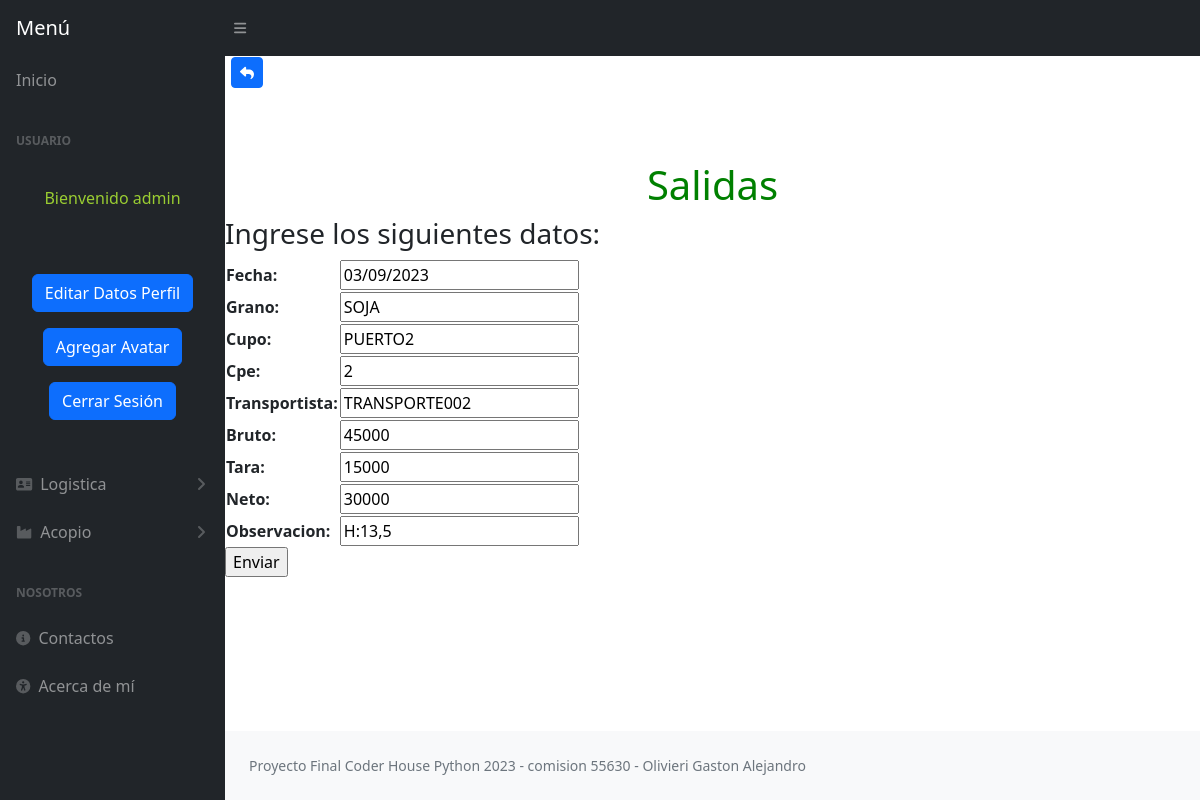
Screenshot of /update_salidas/2/ (signed in) with the database file from the repository.
### aplicacion1/models.py (models this page shows, shortened)
class Salida(models.Model):
    fecha = models.CharField(max_length=10, blank=False)
    grano = models.CharField(max_length=10, blank=False)
    cupo = models.CharField(max_length=100, blank=False)
    cpe = models.IntegerField(blank=False)
    transportista = models.CharField(max_length=100)
    bruto = models.IntegerField()
    tara = models.IntegerField()
    neto = models.IntegerField()
    observacion = models.CharField(max_length=250)
    class Meta:
        verbose_name = "Salida"
        verbose_name_plural = "Salidas"

### aplicacion1/views.py (the view)
# urls.py: path('update_salidas/<int:pk>/', SalidaUpdate.as_view(), name="update_salidas" ),
class SalidaUpdate(LoginRequiredMixin, UpdateView):
    model = Salida
    fields = ['fecha', 'grano', 'cupo', 'cpe', 'transportista', 'bruto', 'tara', 'neto', 'observacion']
    success_url = reverse_lazy('salidas')

### aplicacion1/templates/aplicacion1/salida_form.html (shortened to what this page needs)
{% extends 'aplicacion1/base.html' %}
{% load static %}
{% block Atras %}
<table>
    <tr>
        <td width="5">
        </td>
        <td>
            <a
            href="{% url 'salidas' %}"
            class="btn btn-primary btn-sm"
            ><i class="fa-solid fa-reply"></i>
            </a>
        </td>
    </tr>
</table>
{% endblock Atras %}
{% block Titulo %}
<div class="text-center t">
    <br>
    <br>
    <br>
    <h1 style="color: green;">Salidas</h1>
</div>
{% endblock Titulo %}
{% block Contenido %}
<h3>Ingrese los siguientes datos:</h3>
    <form action="" method="POST">
        <table>
            {{ form.as_table }}
        </table>
        <input type="submit" value="Enviar">
    </form>
{% endblock Contenido %}
{% block Observacion %}
<div class="text-center">
    <br>
    <br>
    <br>
</div>
{% endblock Observacion %}

### aplicacion1/templates/aplicacion1/base.html (shortened to what this page needs)
<!DOCTYPE html>
<html lang="en">
    <head>
        {% load static %}
        <link href="https://cdn.jsdelivr.net/npm/simple-datatables@7.1.2/dist/style.min.css" rel="stylesheet" />
        <link href="{% static 'aplicacion1/css/styles.css' %}" rel="stylesheet" />
    </head>
    <body class="sb-nav-fixed">
        <nav class="sb-topnav navbar navbar-expand navbar-dark bg-dark">
            <a class="navbar-brand ps-3">Menú</a>
            <button class="btn btn-link btn-sm order-1 order-lg-0 me-4 me-lg-0" id="sidebarToggle" href="#"><i class="fas fa-bars"></i></button>
        </nav>
        <div id="layoutSidenav">
            <div id="layoutSidenav_nav">
                <nav class="sb-sidenav accordion sb-sidenav-dark" id="sidenavAccordion">
                    <div class="sb-sidenav-menu">
                        <div class="nav">
                            <a class="nav-link" href="{% url 'inicio' %}">Inicio</a>
                            <div class="sb-sidenav-menu-heading">USUARIO</div>
                            {% if user.is_authenticated %}
                                    <br>
                                    <div class="text-center">
                                        <p style="color:yellowgreen">Bienvenido {{user.username}}</p>
                                        <div class="text-center">
                                        </div>
                                        <br>
                                        <p><a class="btn btn-primary" href="{% url 'editar_perfil' %}">Editar Datos Perfil</a></p>
                                        <p><a class="btn btn-primary" href="{% url 'nuevoAvatar' %}">Agregar Avatar</a></p>
                                        <p><a class="btn btn-primary" href="{% url 'logout' %}">Cerrar Sesión</a></p>
                                    </div>
                                    <br>
                                    <a class="nav-link collapsed" href="#" data-bs-toggle="collapse" data-bs-target="#collapseLayouts" aria-expanded="false" aria-controls="collapseLayouts">
                                        <div class="sb-nav-link-icon"><i class="fa-solid fa-address-card"></i></div>
                                        Logistica
                                        <div class="sb-sidenav-collapse-arrow"><i class="fas fa-angle-down"></i></div>
                                    </a>
                            <a class="nav-link collapsed" href="#" data-bs-toggle="collapse" data-bs-target="#collapsePages" aria-expanded="false" aria-controls="collapsePages">
                                        <div class="sb-nav-link-icon"><i class="fa-solid fa-industry"></i></div>
                                        Acopio
                                        <div class="sb-sidenav-collapse-arrow"><i class="fas fa-angle-down"></i></div>
                                    </a>
                            {% endif %}
                            <div class="sb-sidenav-menu-heading">Nosotros</div>
                            <a class="nav-link" href="{% url 'contactos' %}">
                                <div class="sb-nav-link-icon"><i class="fa-solid fa-circle-info"></i></div>
                                Contactos
                            </a>
                            <a class="nav-link" href="{% url 'AcercaDeMi' %}">
                                <div class="sb-nav-link-icon"><i class="fa-solid fa-universal-access"></i></div>
                                Acerca de mí
                            </a>
                        </div>
                    </div>
                </nav>
            </div>
            <div id="layoutSidenav_content">
                {% block Atras %}
                {% endblock Atras %}
                {% block Titulo %}
                {% endblock Titulo %}
                {% block Contenido %}
                {% endblock Contenido %}
                {% block Observacion %}
                {% endblock Observacion %}
                <footer class="py-4 bg-light mt-auto">
                    <div class="container-fluid px-4">
                        <div class="d-flex align-items-center justify-content-between small">
                            <div class="text-muted">Proyecto Final Coder House Python 2023 - comision 55630 - Olivieri Gaston Alejandro</div>
                        </div>
                    </div>
                </footer>
            </div>
        </div>
    </body>
</html>

### rows the page displays
Salida: fecha "03/09/2023", grano "SOJA", cupo "PUERTO2", cpe "2", transportista "TRANSPORTE002", bruto "45000", tara "15000", neto "30000", observacion "H:13,5"

### other values shown
{{ user.username }} "admin"
